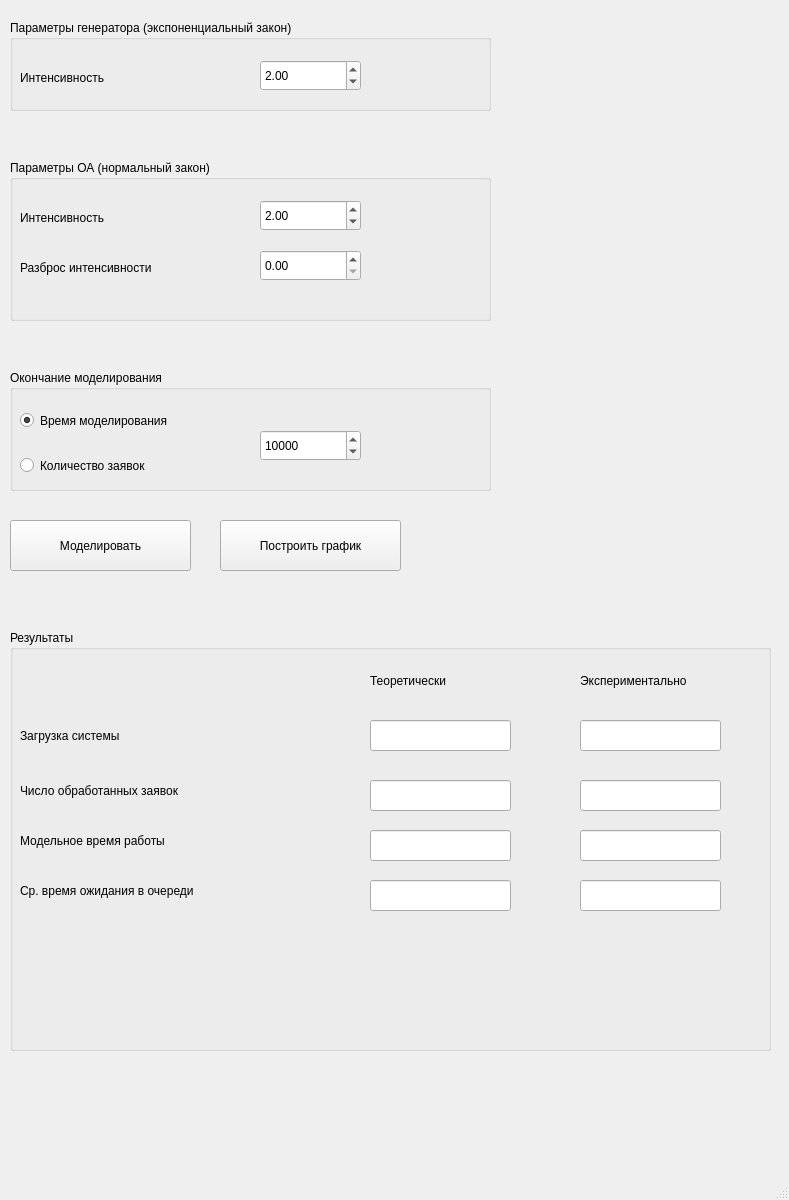
<?xml version="1.0" encoding="UTF-8"?>
<ui version="4.0">
 <class>MainWindow</class>
 <widget class="QMainWindow" name="MainWindow">
  <property name="geometry">
   <rect>
    <x>0</x>
    <y>0</y>
    <width>789</width>
    <height>1200</height>
   </rect>
  </property>
  <property name="windowTitle">
   <string>лабораторная 1</string>
  </property>
  <widget class="QWidget" name="centralwidget">
   <widget class="QGroupBox" name="groupBox">
    <property name="geometry">
     <rect>
      <x>10</x>
      <y>20</y>
      <width>481</width>
      <height>91</height>
     </rect>
    </property>
    <property name="title">
     <string>Параметры генератора (экспоненциальный закон)</string>
    </property>
    <widget class="QDoubleSpinBox" name="input_intens_generator">
     <property name="geometry">
      <rect>
       <x>250</x>
       <y>40</y>
       <width>101</width>
       <height>31</height>
      </rect>
     </property>
     <property name="minimum">
      <double>0.010000000000000</double>
     </property>
     <property name="maximum">
      <double>1000.000000000000000</double>
     </property>
     <property name="value">
      <double>2.000000000000000</double>
     </property>
    </widget>
    <widget class="QLabel" name="label">
     <property name="geometry">
      <rect>
       <x>10</x>
       <y>50</y>
       <width>151</width>
       <height>16</height>
      </rect>
     </property>
     <property name="text">
      <string>Интенсивность</string>
     </property>
    </widget>
   </widget>
   <widget class="QGroupBox" name="groupBox_2">
    <property name="geometry">
     <rect>
      <x>10</x>
      <y>160</y>
      <width>481</width>
      <height>161</height>
     </rect>
    </property>
    <property name="title">
     <string>Параметры ОА (нормальный закон)</string>
    </property>
    <widget class="QDoubleSpinBox" name="input_intens_processor">
     <property name="geometry">
      <rect>
       <x>250</x>
       <y>40</y>
       <width>101</width>
       <height>31</height>
      </rect>
     </property>
     <property name="minimum">
      <double>0.010000000000000</double>
     </property>
     <property name="value">
      <double>2.000000000000000</double>
     </property>
    </widget>
    <widget class="QLabel" name="label_3">
     <property name="geometry">
      <rect>
       <x>10</x>
       <y>50</y>
       <width>231</width>
       <height>16</height>
      </rect>
     </property>
     <property name="text">
      <string>Интенсивность</string>
     </property>
    </widget>
    <widget class="QDoubleSpinBox" name="input_disp_processor">
     <property name="geometry">
      <rect>
       <x>250</x>
       <y>90</y>
       <width>101</width>
       <height>31</height>
      </rect>
     </property>
     <property name="singleStep">
      <double>0.100000000000000</double>
     </property>
     <property name="value">
      <double>0.000000000000000</double>
     </property>
    </widget>
    <widget class="QLabel" name="label_4">
     <property name="geometry">
      <rect>
       <x>10</x>
       <y>100</y>
       <width>241</width>
       <height>16</height>
      </rect>
     </property>
     <property name="text">
      <string>Разброс интенсивности</string>
     </property>
    </widget>
   </widget>
   <widget class="QGroupBox" name="groupBox_3">
    <property name="geometry">
     <rect>
      <x>10</x>
      <y>370</y>
      <width>481</width>
      <height>121</height>
     </rect>
    </property>
    <property name="title">
     <string>Окончание моделирования</string>
    </property>
    <widget class="QDoubleSpinBox" name="input_t">
     <property name="geometry">
      <rect>
       <x>250</x>
       <y>60</y>
       <width>101</width>
       <height>31</height>
      </rect>
     </property>
     <property name="decimals">
      <number>0</number>
     </property>
     <property name="minimum">
      <double>1.000000000000000</double>
     </property>
     <property name="maximum">
      <double>1000000.000000000000000</double>
     </property>
     <property name="value">
      <double>10000.000000000000000</double>
     </property>
    </widget>
    <widget class="QLabel" name="label_5">
     <property name="geometry">
      <rect>
       <x>30</x>
       <y>30</y>
       <width>151</width>
       <height>16</height>
      </rect>
     </property>
     <property name="text">
      <string/>
     </property>
    </widget>
    <widget class="QRadioButton" name="radioButton_t">
     <property name="geometry">
      <rect>
       <x>10</x>
       <y>40</y>
       <width>241</width>
       <height>21</height>
      </rect>
     </property>
     <property name="text">
      <string>Время моделирования</string>
     </property>
     <property name="checked">
      <bool>true</bool>
     </property>
    </widget>
    <widget class="QRadioButton" name="radioButton_num">
     <property name="geometry">
      <rect>
       <x>10</x>
       <y>80</y>
       <width>241</width>
       <height>31</height>
      </rect>
     </property>
     <property name="text">
      <string>Количество заявок</string>
     </property>
    </widget>
   </widget>
   <widget class="QPushButton" name="pushButton_model">
    <property name="geometry">
     <rect>
      <x>10</x>
      <y>520</y>
      <width>181</width>
      <height>51</height>
     </rect>
    </property>
    <property name="text">
     <string>Моделировать</string>
    </property>
   </widget>
   <widget class="QPushButton" name="pushButton_graph">
    <property name="geometry">
     <rect>
      <x>220</x>
      <y>520</y>
      <width>181</width>
      <height>51</height>
     </rect>
    </property>
    <property name="text">
     <string>Построить график</string>
    </property>
   </widget>
   <widget class="QGroupBox" name="groupBox_4">
    <property name="geometry">
     <rect>
      <x>10</x>
      <y>630</y>
      <width>761</width>
      <height>421</height>
     </rect>
    </property>
    <property name="title">
     <string>Результаты</string>
    </property>
    <widget class="QLabel" name="label_7">
     <property name="geometry">
      <rect>
       <x>10</x>
       <y>90</y>
       <width>341</width>
       <height>31</height>
      </rect>
     </property>
     <property name="text">
      <string>Загрузка системы</string>
     </property>
    </widget>
    <widget class="QLabel" name="label_8">
     <property name="geometry">
      <rect>
       <x>360</x>
       <y>40</y>
       <width>151</width>
       <height>21</height>
      </rect>
     </property>
     <property name="text">
      <string>Теоретически</string>
     </property>
    </widget>
    <widget class="QLabel" name="label_9">
     <property name="geometry">
      <rect>
       <x>570</x>
       <y>40</y>
       <width>191</width>
       <height>21</height>
      </rect>
     </property>
     <property name="text">
      <string>Экспериментально</string>
     </property>
    </widget>
    <widget class="QLineEdit" name="res_theor_zagr">
     <property name="geometry">
      <rect>
       <x>360</x>
       <y>90</y>
       <width>141</width>
       <height>31</height>
      </rect>
     </property>
    </widget>
    <widget class="QLineEdit" name="res_fact_zagr">
     <property name="geometry">
      <rect>
       <x>570</x>
       <y>90</y>
       <width>141</width>
       <height>31</height>
      </rect>
     </property>
    </widget>
    <widget class="QLineEdit" name="res_exp_requests_amount">
     <property name="geometry">
      <rect>
       <x>570</x>
       <y>150</y>
       <width>141</width>
       <height>31</height>
      </rect>
     </property>
    </widget>
    <widget class="QLabel" name="label_10">
     <property name="geometry">
      <rect>
       <x>10</x>
       <y>150</y>
       <width>361</width>
       <height>21</height>
      </rect>
     </property>
     <property name="text">
      <string>Число обработанных заявок</string>
     </property>
    </widget>
    <widget class="QLabel" name="label_11">
     <property name="geometry">
      <rect>
       <x>10</x>
       <y>200</y>
       <width>361</width>
       <height>21</height>
      </rect>
     </property>
     <property name="text">
      <string>Модельное время работы</string>
     </property>
    </widget>
    <widget class="QLineEdit" name="res_exp_modelling_time">
     <property name="geometry">
      <rect>
       <x>570</x>
       <y>200</y>
       <width>141</width>
       <height>31</height>
      </rect>
     </property>
    </widget>
    <widget class="QLineEdit" name="res_exp_mean_time_in_queue">
     <property name="geometry">
      <rect>
       <x>570</x>
       <y>250</y>
       <width>141</width>
       <height>31</height>
      </rect>
     </property>
     <property name="text">
      <string/>
     </property>
    </widget>
    <widget class="QLabel" name="label_12">
     <property name="geometry">
      <rect>
       <x>10</x>
       <y>250</y>
       <width>361</width>
       <height>21</height>
      </rect>
     </property>
     <property name="text">
      <string>Ср. время ожидания в очереди</string>
     </property>
    </widget>
    <widget class="QLineEdit" name="res_theor_requests_amount">
     <property name="geometry">
      <rect>
       <x>360</x>
       <y>150</y>
       <width>141</width>
       <height>31</height>
      </rect>
     </property>
    </widget>
    <widget class="QLineEdit" name="res_theor_modelling_time">
     <property name="geometry">
      <rect>
       <x>360</x>
       <y>200</y>
       <width>141</width>
       <height>31</height>
      </rect>
     </property>
    </widget>
    <widget class="QLineEdit" name="res_theor_mean_time_in_queue">
     <property name="geometry">
      <rect>
       <x>360</x>
       <y>250</y>
       <width>141</width>
       <height>31</height>
      </rect>
     </property>
     <property name="text">
      <string/>
     </property>
    </widget>
   </widget>
  </widget>
  <widget class="QStatusBar" name="statusbar"/>
 </widget>
 <resources/>
 <connections/>
</ui>
